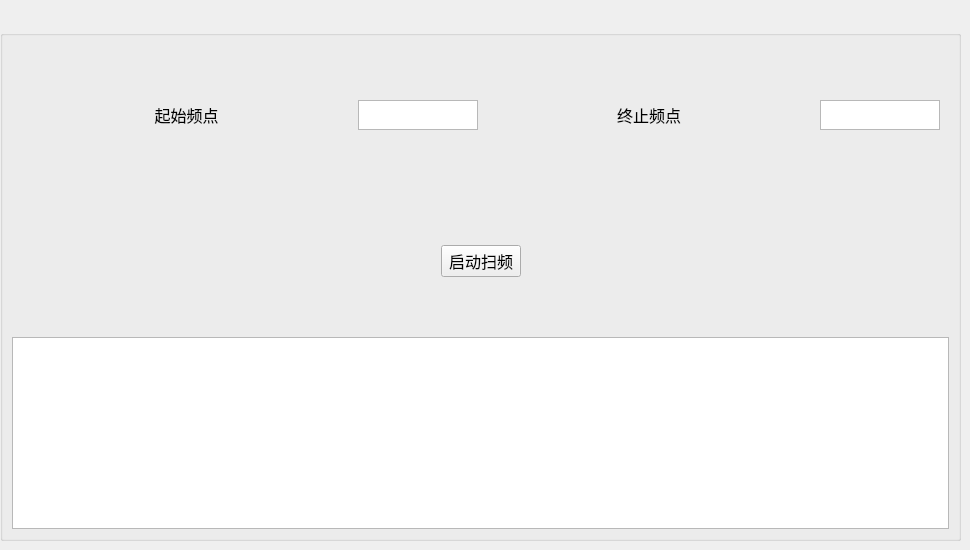
         <widget class="QWidget" name="singleDeviceSweep_Page">
          <widget class="QGroupBox" name="groupBox_5">
           <property name="geometry">
            <rect>
             <x>0</x>
             <y>30</y>
             <width>961</width>
             <height>511</height>
            </rect>
           </property>
           <property name="title">
            <string/>
           </property>
           <layout class="QVBoxLayout" name="verticalLayout_38">
            <item>
             <widget class="QWidget" name="widget_79" native="true">
              <layout class="QHBoxLayout" name="horizontalLayout_60">
               <item>
                <widget class="QLabel" name="singleDeviceSweep_StartLbl">
                 <property name="font">
                  <font>
                   <family>Adobe Devanagari</family>
                   <pointsize>12</pointsize>
                  </font>
                 </property>
                 <property name="text">
                  <string>起始频点</string>
                 </property>
                 <property name="alignment">
                  <set>Qt::AlignCenter</set>
                 </property>
                </widget>
               </item>
               <item>
                <widget class="QTextEdit" name="singleDeviceSweep_StartText">
                 <property name="sizePolicy">
                  <sizepolicy hsizetype="Maximum" vsizetype="Maximum">
                   <horstretch>0</horstretch>
                   <verstretch>0</verstretch>
                  </sizepolicy>
                 </property>
                 <property name="maximumSize">
                  <size>
                   <width>120</width>
                   <height>30</height>
                  </size>
                 </property>
                </widget>
               </item>
               <item>
                <widget class="QLabel" name="singleDeviceSweep_Stopbl">
                 <property name="sizePolicy">
                  <sizepolicy hsizetype="Maximum" vsizetype="Preferred">
                   <horstretch>0</horstretch>
                   <verstretch>0</verstretch>
                  </sizepolicy>
                 </property>
                 <property name="maximumSize">
                  <size>
                   <width>1000</width>
                   <height>16777215</height>
                  </size>
                 </property>
                 <property name="font">
                  <font>
                   <family>Adobe Devanagari</family>
                   <pointsize>12</pointsize>
                  </font>
                 </property>
                 <property name="text">
                  <string>终止频点</string>
                 </property>
                 <property name="alignment">
                  <set>Qt::AlignCenter</set>
                 </property>
                </widget>
               </item>
               <item>
                <widget class="QTextEdit" name="singleDeviceSweep_StopText">
                 <property name="sizePolicy">
                  <sizepolicy hsizetype="Maximum" vsizetype="Maximum">
                   <horstretch>0</horstretch>
                   <verstretch>0</verstretch>
                  </sizepolicy>
                 </property>
                 <property name="maximumSize">
                  <size>
                   <width>120</width>
                   <height>30</height>
                  </size>
                 </property>
                </widget>
               </item>
              </layout>
             </widget>
            </item>
            <item>
             <widget class="QWidget" name="widget_80" native="true">
              <layout class="QHBoxLayout" name="horizontalLayout_61">
               <item>
                <spacer name="horizontalSpacer_38">
                 <property name="orientation">
                  <enum>Qt::Horizontal</enum>
                 </property>
                 <property name="sizeHint" stdset="0">
                  <size>
                   <width>40</width>
                   <height>20</height>
                  </size>
                 </property>
                </spacer>
               </item>
               <item>
                <widget class="QPushButton" name="singleDeviceSweep_LaunchBtn">
                 <property name="font">
                  <font>
                   <family>Adobe Devanagari</family>
                   <pointsize>12</pointsize>
                  </font>
                 </property>
                 <property name="text">
                  <string>启动扫频</string>
                 </property>
                </widget>
               </item>
               <item>
                <spacer name="horizontalSpacer_39">
                 <property name="orientation">
                  <enum>Qt::Horizontal</enum>
                 </property>
                 <property name="sizeHint" stdset="0">
                  <size>
                   <width>40</width>
                   <height>20</height>
                  </size>
                 </property>
                </spacer>
               </item>
              </layout>
             </widget>
            </item>
            <item>
             <widget class="QTextBrowser" name="textBrowser_3">
              <property name="sizePolicy">
               <sizepolicy hsizetype="Maximum" vsizetype="Maximum">
                <horstretch>0</horstretch>
                <verstretch>0</verstretch>
               </sizepolicy>
              </property>
              <property name="maximumSize">
               <size>
                <width>1677</width>
                <height>1677</height>
               </size>
              </property>
             </widget>
            </item>
           </layout>
          </widget>
         </widget>
